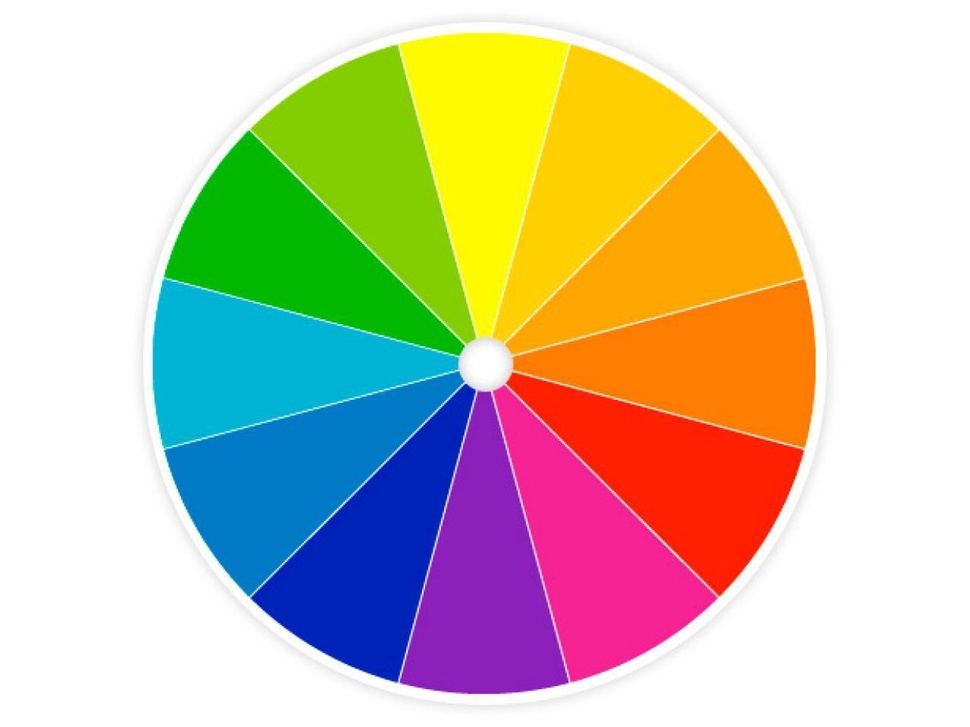
#> input picture OpenCV/images/RGB.jpg, 970 x 727 px, shrunk from 1280 x 960 before the run
$ python Tile_Images.py
#> lines starting #> are read from the running program, lines starting #| are printed output that depends on the picture
import cv2

image1 = 'images/RGB.jpg'
image2 = 'images/RGB_gray.jpg'
image3 = 'images/BGR.jpg'
image4 = 'images/Red.jpg'
image5 = 'images/Green.jpg'
image6 = 'images/Blue.jpg'
image7 = 'images/Red_Visualize_Channel.jpg'
image8 = 'images/Green_Visualize_Channel.jpg'
image9 = 'images/Blue_Visualize_Channel.jpg'

img1 = cv2.imread(image1)
#> img1 is the input picture: shape (727, 970, 3); mean B, G, R 169.9, 195.4, 203.6
img2 = cv2.imread(image2)
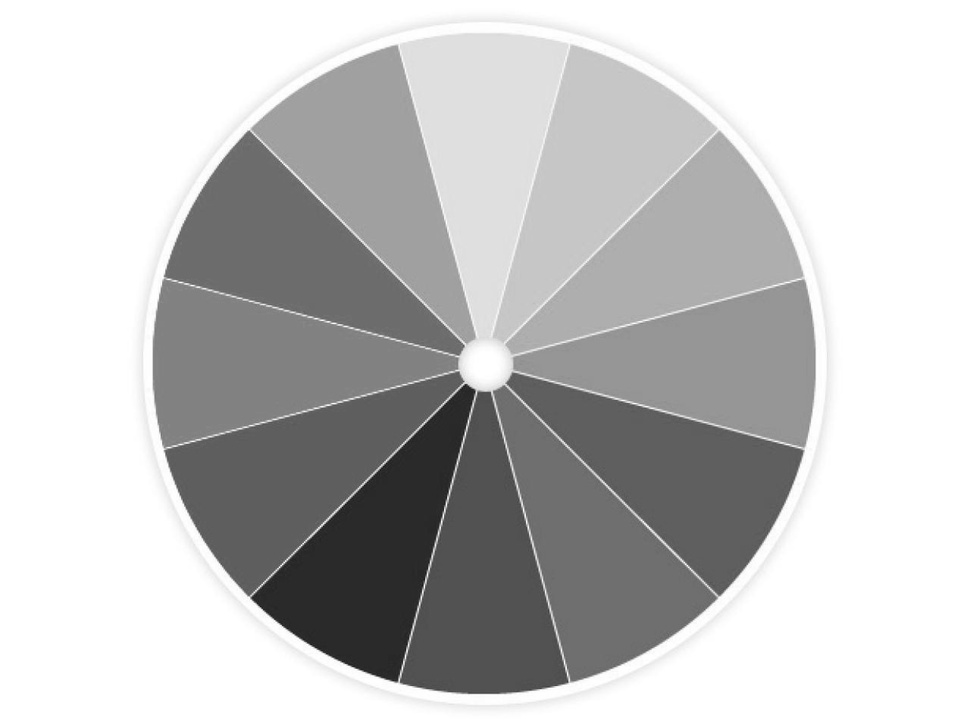
#> input picture OpenCV/images/RGB_gray.jpg, 970 x 727 px, shrunk from 1280 x 960 before the run
#> img2 is the input picture: shape (727, 970, 3); min 17, max 255, mean 195
img3 = cv2.imread(image3)
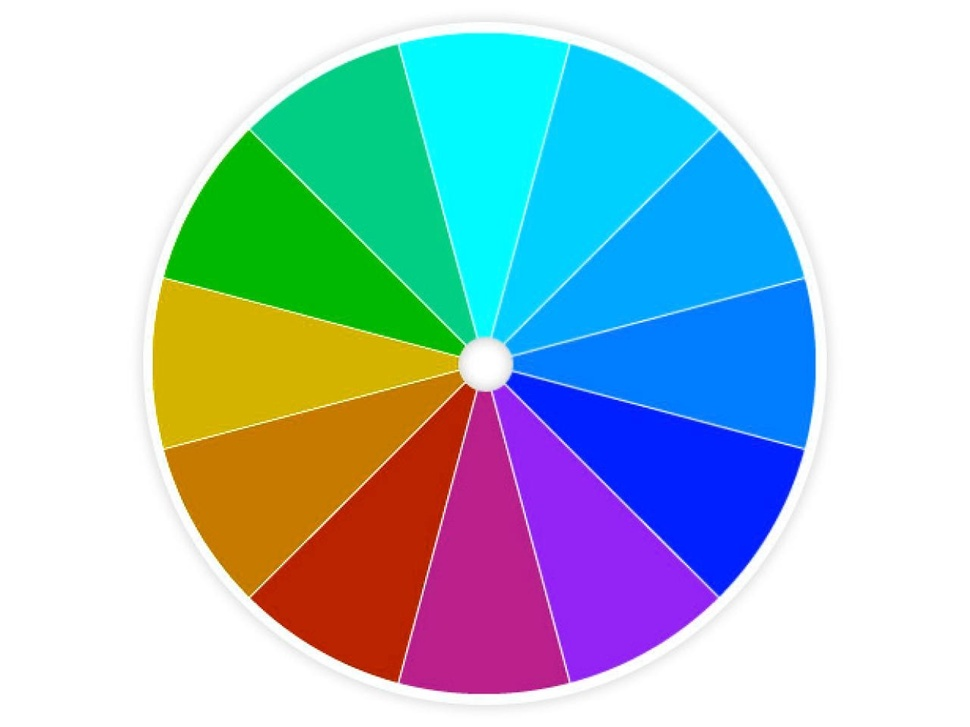
#> input picture OpenCV/images/BGR.jpg, 970 x 727 px, shrunk from 1280 x 960 before the run
#> img3 is the input picture: shape (727, 970, 3); mean B, G, R 203.5, 195.4, 169.9
img4 = cv2.imread(image4)
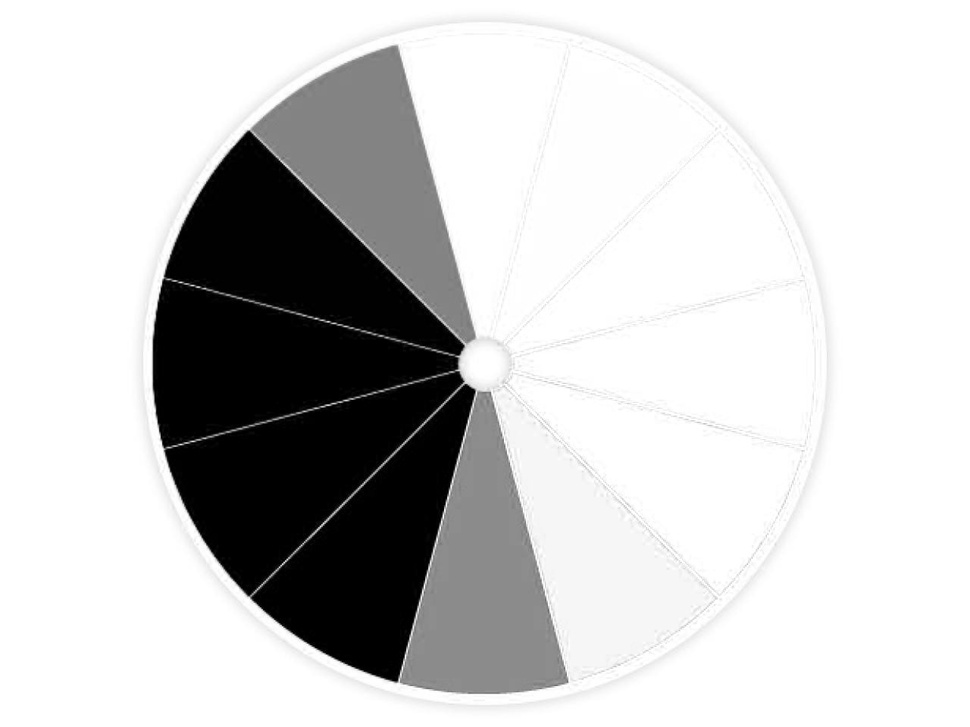
#> input picture OpenCV/images/Red.jpg, 970 x 727 px, shrunk from 1280 x 960 before the run
#> img4 is the input picture: shape (727, 970, 3); min 0, max 255, mean 203.7
img5 = cv2.imread(image5)
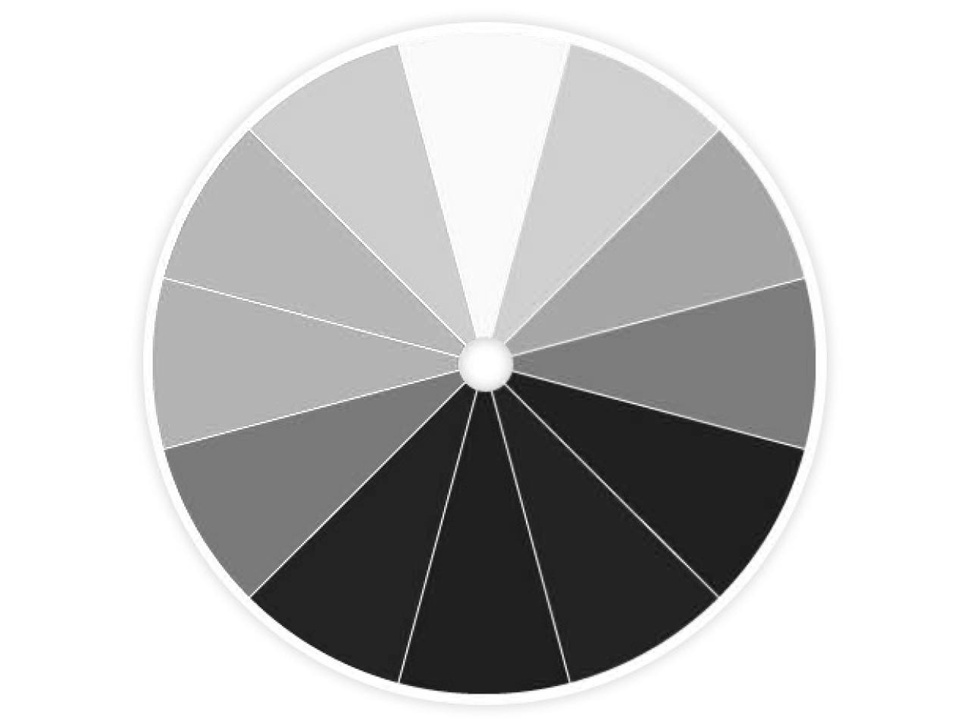
#> input picture OpenCV/images/Green.jpg, 970 x 727 px, shrunk from 1280 x 960 before the run
#> img5 is the input picture: shape (727, 970, 3); min 9, max 255, mean 195.4
img6 = cv2.imread(image6)
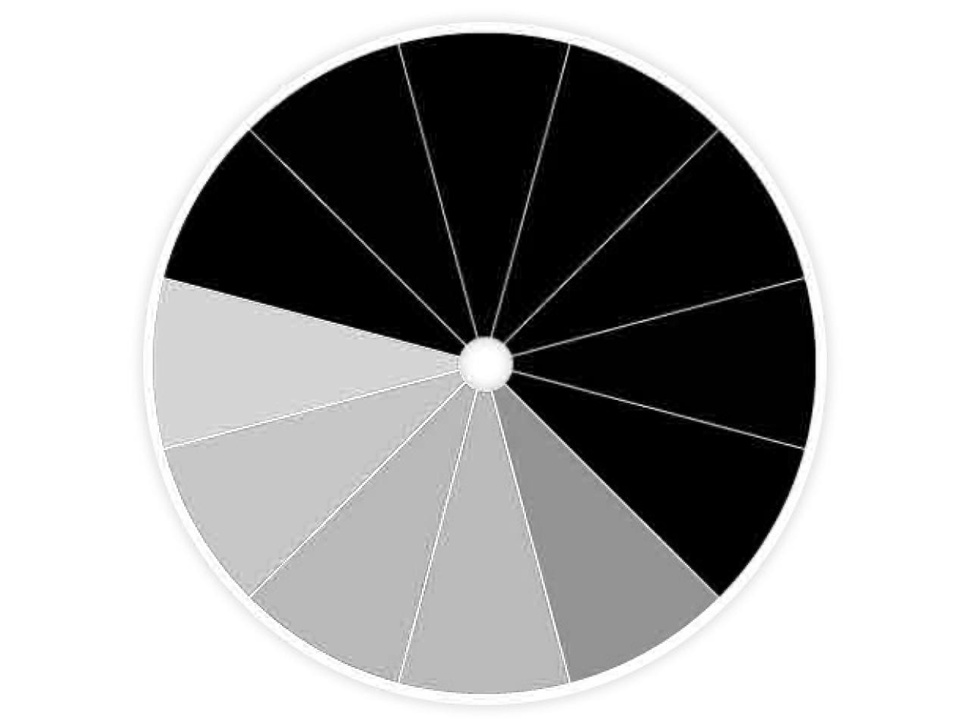
#> input picture OpenCV/images/Blue.jpg, 970 x 727 px, shrunk from 1280 x 960 before the run
#> img6 is the input picture: shape (727, 970, 3); min 0, max 255, mean 170
img7 = cv2.imread(image7)
img8 = cv2.imread(image8)
img9 = cv2.imread(image9)

#> (the run stopped early here; a loop or call above may not have finished)
